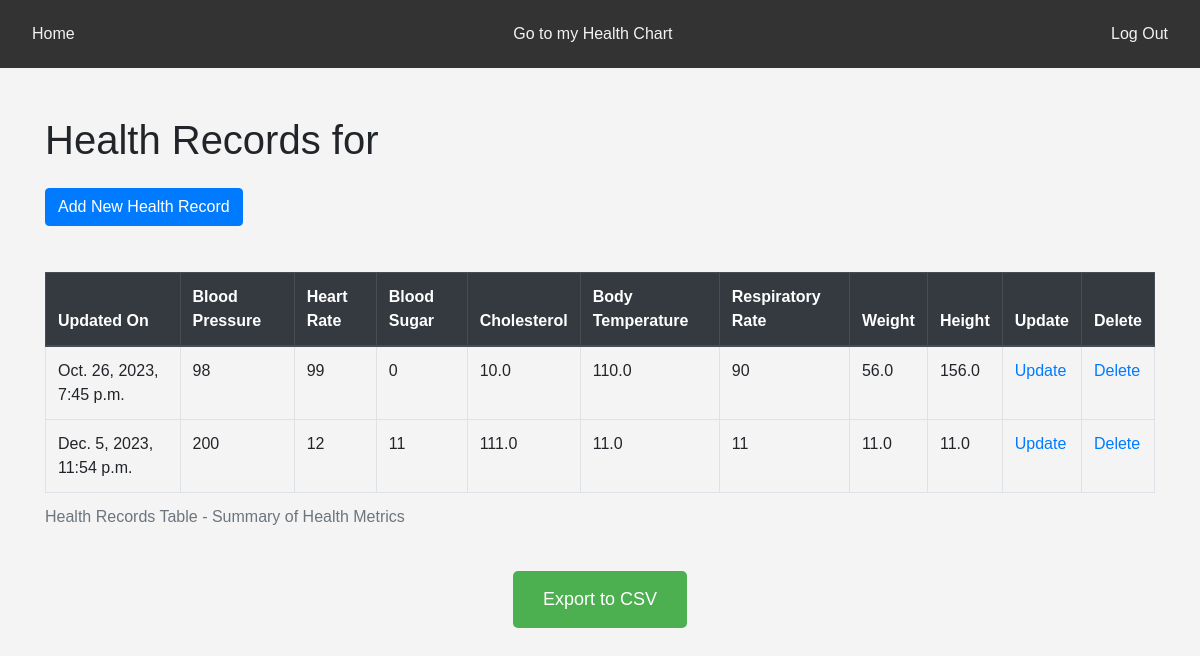
Page /health_records/3/ (signed in) on the committed database.
### hospital/models.py (models this page shows)
class HealthRecord(models.Model):
    user = models.ForeignKey(settings.AUTH_USER_MODEL, on_delete=models.CASCADE, null=True)
    timestamp = models.DateTimeField(auto_now_add=True)
    blood_pressure = models.CharField(max_length=20)
    heart_rate = models.CharField(max_length=20)
    blood_sugar_level = models.CharField(max_length=20)
    cholesterol = models.FloatField()
    body_temperature = models.FloatField()
    respiratory_rate = models.IntegerField()
    weight = models.FloatField()
    height = models.FloatField()
    def __str__(self):
        return f"Record - ({self.user.username if self.user else 'None'})"

### hospital/views.py (the view)
# urls.py: path('health_records/<int:user_id>/', views.health_record_list, name='health_record_list'),
def health_record_list(request, user_id):
    user = request.user
    health_records = HealthRecord.objects.filter(user=user)
    print(user)
    print(health_records)
    return render(request, 'patients/health_record_list.html', {'user': user, 'health_records': health_records})

### hospital/templates/patients/health_record_list.html (shortened to what this page needs)
<!DOCTYPE html>
<html lang="en">
<head>
    <link rel="stylesheet" href="https://stackpath.bootstrapcdn.com/bootstrap/4.5.2/css/bootstrap.min.css">
</head>
<body>
    <div class="navbar">
        <a href="{% url 'hospital:home' %}">Home</a>
        <a href="{% url 'hospital:health_chart' user_id=user.id %}">Go to my Health Chart</a>
        <a href="{% url 'sign_out' %}">Log Out</a>
    </div>
 <div class="container mt-5">
        <h1 class="mb-4">Health Records for {{ patient.name }}</h1>
        <a href="{% url 'hospital:health_record_create' user_id=user.id %}" class="btn btn-primary mb-3">Add New Health Record</a>
        {% if health_records %}
            <table class="table table-bordered">
                <caption>Health Records Table - Summary of Health Metrics</caption>
                <thead class="thead-dark">
                    <tr>
                        <th>Updated On</th>
                        <th>Blood Pressure</th>
                        <th>Heart Rate</th>
                        <th>Blood Sugar</th>
                        <th>Cholesterol</th>
                        <th>Body Temperature</th>
                        <th>Respiratory Rate</th>
                        <th>Weight</th>
                        <th>Height</th>
                        <th>Update</th>
                        <th>Delete</th>
                    </tr>
                </thead>
                <tbody>
                    {% for record in health_records %}
                        <tr>
                            <td>{{ record.timestamp }}</td>
                            <td>{{ record.blood_pressure }}</td>
                            <td>{{ record.heart_rate }}</td>
                            <td>{{ record.blood_sugar_level }}</td>
                            <td>{{ record.cholesterol }}</td>
                            <td>{{ record.body_temperature }}</td>
                            <td>{{ record.respiratory_rate }}</td>
                            <td>{{ record.weight }}</td>
                            <td>{{ record.height }}</td>
                            <td><a href="{% url 'hospital:health_record_update' user_id=user.id record_id=record.id %}">Update</a></td>
                            <td><a href="{% url 'hospital:health_record_delete' user_id=user.id record_id=record.id %}">Delete</a></td>
                        </tr>
                    {% endfor %}
                </tbody>
            </table>
            <button class="export-btn" onclick="exportTableToCSV('health-records.csv')">Export to CSV</button>
        {% else %}
            <p class="no-records-message">
                Curretly No Records available.. If you want please add your record by clicking Add New Health Record button.!!
            </p>
        {% endif %}
    </div>
</body>
</html>

### hospital/templates/patients/health_record_list.html (style rules this page uses)
body { font-family: Arial, sans-serif; background-color: #f4f4f4; }
.container { margin-top: 50px; }
.navbar { background-color: #333; overflow: hidden; }
.navbar a { float: left; display: block; color: #f2f2f2; text-align: center; padding: 14px 16px; text-decoration: none; }
table { width: 100%; margin-top: 30px; }
th, td { padding: 15px; text-align: left; border-bottom: 1px solid #ddd; }
th { background-color: #f2f2f2; }
.export-btn { display: block; margin: 30px auto; padding: 15px 30px; background-color: #4CAF50; color: #ffffff; border: none; border-radius: 5px; cursor: pointer; font-size: 18px; }

### rows in the picture
HealthRecord: timestamp "Oct. 26, 2023, 7:45 p.m.", blood_pressure "98", heart_rate "99", blood_sugar_level "0", cholesterol "10.0", body_temperature "110.0", respiratory_rate "90", weight "56.0", height "156.0"
HealthRecord: timestamp "Dec. 5, 2023, 11:54 p.m.", blood_pressure "200", heart_rate "12", blood_sugar_level "11", cholesterol "111.0", body_temperature "11.0", respiratory_rate "11", weight "11.0", height "11.0"
